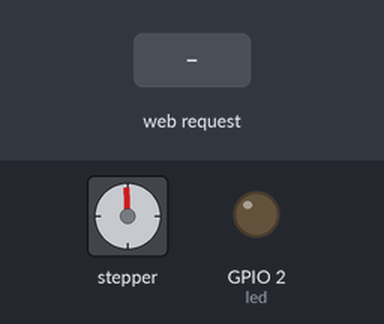
A sketch run on a simulated ESP8266 (NodeMCU). Shown: stepper motor, output pins drawn as LEDs (lit = HIGH). Wiring (inferred from the names in the program): stepper motor driver (200 steps per turn assumed): step GPIO 4; direction GPIO 5. Dashed ring = blinking. The test bench sets the inputs (shaded band). WiFi joins after 1.5 s; servers stay silent unless stated; pins used as bus, display or sensor lines are not drawn; what the sketch prints to the serial monitor is not drawn.

Above: at 2.7 s.
2.8 s: HTTP request GET /2/ received
At 4.1 s:
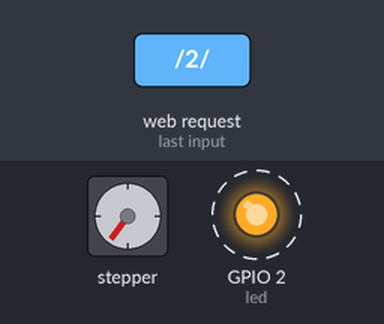
5.8 s: HTTP request GET /4/ received
At 7.05 s:
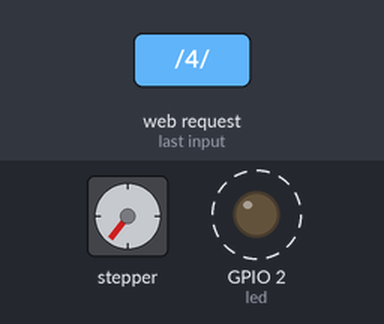
7.3 s: HTTP request GET /5/ received
At 7.45 s:
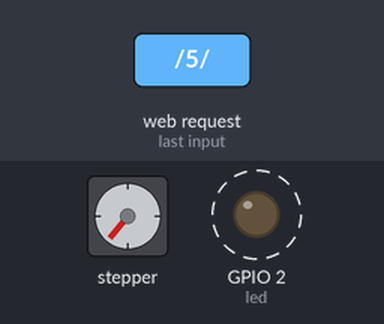
10.3 s: HTTP request GET /1/ received
At 12.1 s:
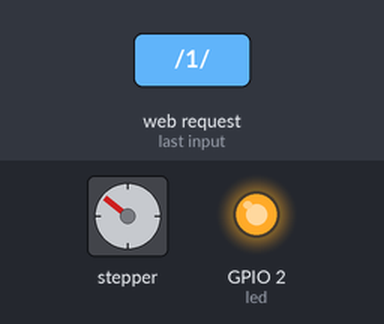
13.3 s: HTTP request GET /3/ received
At 15.1 s:
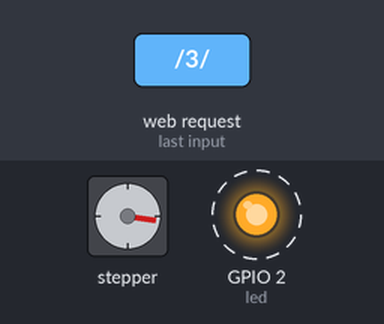
Timing chart, 0 to 31.6 s (numbered marks = the images above; inputs shaded):
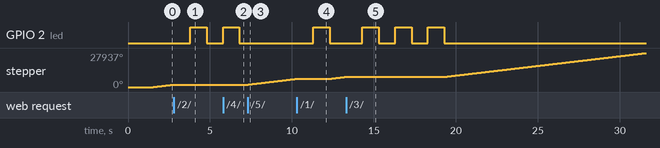

Measured:
- after the input at 2.8 s, GPIO 2 (led): LOW → HIGH after 1.0 s, → LOW 1.0 s later
- after the input at 5.8 s, stepper: goes on until 6.8 s, then stays 2017°
- after the input at 7.3 s, stepper: keeps turning clockwise at about 1591°/s, starting at once
- after the input at 10.3 s, GPIO 2 (led): LOW → HIGH after 1.0 s, → LOW 1.0 s later
- after the input at 13.3 s, GPIO 2 (led): alternates HIGH for 1.0 s and LOW for 1.0 s, 6 changes in all, then stays LOW, starting after 1.0 s

The sketch:

10_ESP8266WebServer_9BT_StepperMotor.ino
```cpp
/*simulate RC control panel
123     ↖  ↑  ↗
456 =   ←  ㊣  →
789     ↙  ↓  ↘
L = turn left; R = turn right */
#include <ESP8266WiFi.h>
#include <WiFiClient.h>
#include <ESP8266WebServer.h>
#include <ESP8266mDNS.h>
#include <AccelStepper.h>
#ifndef STASSID
#define STASSID "CU_W"
#define STAPSK "Aa123456"
#define dirPin 5
#define stepPin 4
#define motorInterfaceType 1
#endif

// Create a new instance of the AccelStepper class:
//< Stepper Driver, 2 driver pins required
AccelStepper stepper = AccelStepper(motorInterfaceType, stepPin, dirPin);

const char* ssid = STASSID;
const char* password = STAPSK;
ESP8266WebServer server(80);
const int led = 2;
bool running = false;

const String postForms =
"<!DOCTYPE html>\
<html>\
<head>\
<meta charset=\"utf-8\">\
<title>Lynn's cockpit</title>\
<style>input[type=submit]{width: 100px;height: 50px;}\
form{margin:2px;display: inline}</style>\
</head>\
<body>\
<form action=\"/1/\" method=\"post\" target=\"nm_iframe\"> <input type=\"submit\" value=\"1\"></form>\
<form action=\"/2/\" method=\"post\" target=\"nm_iframe\"> <input type=\"submit\" value=\"2\"></form>\
<form action=\"/3/\" method=\"post\" target=\"nm_iframe\"> <input type=\"submit\" value=\"3\"></form><br>\
<form action=\"/4/\" method=\"post\" target=\"nm_iframe\"> <input type=\"submit\" value=\"4\"></form>\
<form action=\"/5/\" method=\"post\" target=\"nm_iframe\"> <input type=\"submit\" value=\"5\"></form>\
<form action=\"/6/\" method=\"post\" target=\"nm_iframe\"> <input type=\"submit\" value=\"6\"></form><br>\
<form action=\"/7/\" method=\"post\" target=\"nm_iframe\"> <input type=\"submit\" value=\"7\"></form>\
<form action=\"/8/\" method=\"post\" target=\"nm_iframe\"> <input type=\"submit\" value=\"8\"></form>\
<form action=\"/9/\" method=\"post\" target=\"nm_iframe\"> <input type=\"submit\" value=\"9\"></form><br>\
<form action=\"/L/\" method=\"post\" target=\"nm_iframe\"> <input type=\"submit\" value=\"L\"></form>\
<form action=\"/R/\" method=\"post\" target=\"nm_iframe\"> <input type=\"submit\" value=\"R\"></form><br>\
<iframe id=\"id_iframe\" name=\"nm_iframe\" style=\"display:none;\"></iframe>\
</body>\
</html>";
 void handle5() {
   running = !running;
  digitalWrite(dirPin, HIGH); //"Set run on clockwise
 }

void handle4() {
 running = !running;
 digitalWrite(dirPin, LOW);//"Set run on anti-clockwise
// Serial.println(running);
 }

void handleRoot() {
  digitalWrite(led, HIGH);
  server.send(200, "text/html", postForms);
  digitalWrite(led, LOW);
}

void handle1() {
  for(int i=0; i < 1; i++){
    digitalWrite(led, LOW);
    delay(1000);
    digitalWrite(led, HIGH);
    delay(1000);
  }
  digitalWrite(led, LOW);
}

void handle2() {
for(int i=0;i < 2; i++){
    digitalWrite(led, LOW);
    delay(1000);
    digitalWrite(led, HIGH);
    delay(1000);
  }
  digitalWrite(led, LOW);
}

void handle3() {
for(int i=0;i < 3; i++){
    digitalWrite(led, LOW);
    delay(1000);
    digitalWrite(led, HIGH);
    delay(1000);
  }
  digitalWrite(led, LOW);
 }


void setup(void) {
  pinMode(led, OUTPUT);
  digitalWrite(led, LOW);
  Serial.begin(9600);
  WiFi.begin(ssid, password);
  Serial.println("");

  pinMode(stepPin, OUTPUT); //Step pin as output
  pinMode(dirPin,  OUTPUT); //Direcction pin as output
  digitalWrite(stepPin, LOW); // Set motor stop when initial power is on.
  digitalWrite(dirPin, HIGH);

  // Wait for connection
  while (WiFi.status() != WL_CONNECTED) {
    delay(500);
    Serial.print(".");
  }
  Serial.println("");
  Serial.print("Connected to ");
  Serial.println(ssid);
  Serial.print("IP address: ");
  Serial.println(WiFi.localIP());

  if (MDNS.begin("esp8266")) { Serial.println("MDNS responder started"); }
  server.on("/", handleRoot);
  server.on("/1/", handle1);
  server.on("/2/", handle2);
  server.on("/3/", handle3);
  server.on("/4/", handle4);//Stepper Motor control//"Set run on anti-clockwise
  server.on("/5/", handle5);//Stepper Motor control//"Set run on clockwise

  server.begin();
  Serial.println("HTTP server started");
}

void loop(void) {
  server.handleClient();
  if(running)
    {
      digitalWrite(stepPin,LOW);
      //  Serial.println("stepPin,LOW");
    }
  else
  {
  digitalWrite(stepPin,HIGH);
  // Serial.println("stepPin,HIGH");
  // for(int x = 0; x < 600; x++) // Loop 200 times
  // {
      digitalWrite(stepPin,HIGH); // Output high
      delayMicroseconds(500); // Wait 1/2 a ms  340--1500
      digitalWrite(stepPin,LOW); // Output low
      delayMicroseconds(500); // Wait 1/2 a ms 340--1500
    // }
    // delay(2000);
  }
}
```
